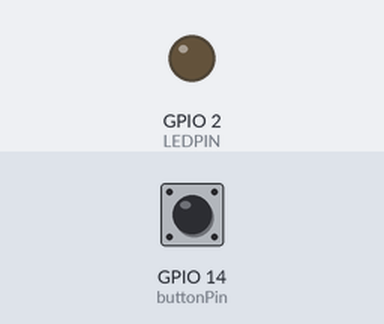
This sketch was run on a simulated ESP8266 (NodeMCU). On the bench: output pins drawn as LEDs (lit = HIGH). Inputs (shaded band) come from the test bench; at power-on: GPIO 14 (buttonPin) HIGH. WiFi joins after 1.5 s; servers stay silent unless stated; uploads are accepted with an empty reply; what the sketch prints to the serial monitor is not drawn.

Above: at 2.7 s.
2.8 s: GPIO 14 (buttonPin) pulled LOW for 0.15 s
At 3.55 s:
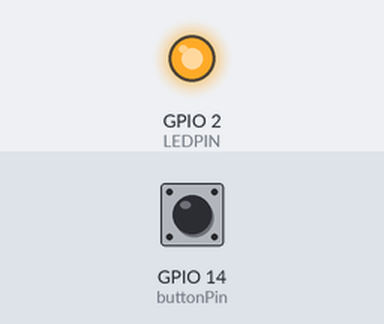
5.1 s: GPIO 14 (buttonPin) pulled LOW for 3.2 s
At 9.0 s:
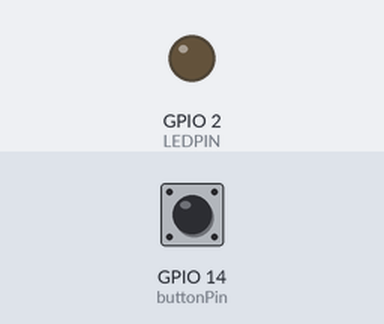
Timing chart, 0 to 10.5 s (numbered marks = the images above; inputs shaded):
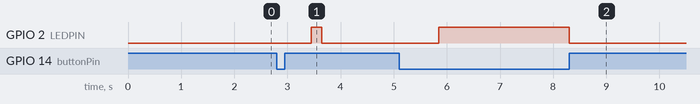

The sketch:

LANSwitch.ino
```cpp
/*
 * Send a HTTP POST to a server on the LAN when a switch is pressed
 */
#include <ESP8266WiFi.h>
#include <ESP8266HTTPClient.h>

//wifi setup
const char* ssid = "YOURSSID";
const char* password = "PASSWORD";

// not actually used - currently hard coded in the POST - feel free to improve
// find/replace "YOURHOSTIP" and "LIGHT_NAME" for your own purposes
const char* host = "YOURHOSTIP";
const uint16_t port = 7990;
const char* path = "/lights";
String light = "LIGHT_NAME";

// set the pin your button is attached to
#define buttonPin 14

boolean buttonState = LOW;
unsigned long onTime;
#define LEDPIN LED_BUILTIN

void setup() {
  Serial.begin(115200);
  pinMode( LEDPIN, OUTPUT );
  delay(10);

  pinMode(buttonPin, INPUT_PULLUP);

  Serial.print("Connecting to ");
  Serial.println(ssid);
  IPAddress ip(192, 168, 1, 210); //this device IP
  IPAddress gateway(192, 168, 1, 1);
  IPAddress subnet(255, 255, 255, 0);
  WiFi.config(ip, gateway, subnet);
  WiFi.mode(WIFI_STA);
  WiFi.begin(ssid, password);

  while (WiFi.status() != WL_CONNECTED) {
    delay(500);
    Serial.print(".");
  }
  Serial.println("");
  Serial.println("WiFi connected");

  // Print the IP address
  Serial.println(WiFi.localIP());

}

void loop() {
  // read the state of the pushbutton value:
  int b = checkButton();
  buttonState = digitalRead(buttonPin);

  // check if the pushbutton is pressed. If it is, the buttonState is HIGH:
  if (b == 0) {
    digitalWrite(LEDPIN, LOW);
  }
  if (b == 1) lightToggle();
  if (b == 2) lightFull();
  while (b == 3) {
    Serial.println(b);
    b = lightDim();
  }
  // turn LED off:

  if (b != 0) {
    Serial.println(b);
  }
}

void lightToggle() {
  digitalWrite(LEDPIN, HIGH);
  HTTPClient http;

  http.begin("http://YOURHOSTIP:7990/lights");
  http.addHeader("Content-Type", "application/x-www-form-urlencoded");
  int httpCode = http.POST("light=LIGHT_NAME");
  String payload = http.getString();

  Serial.println(httpCode);
  Serial.println(payload);

}

void lightFull() {
  digitalWrite(LEDPIN, HIGH);
  HTTPClient http;

  http.begin("http://YOURHOSTIP:7990/lights");
  http.addHeader("Content-Type", "application/x-www-form-urlencoded");
  int httpCode = http.POST("light=LIGHT_NAME&level=full");
  String payload = http.getString();

  Serial.println(httpCode);
  Serial.println(payload);

}

int lightDim() {
  int retVal;
  onTime = millis();
  digitalWrite(LEDPIN, HIGH);
  buttonState = digitalRead(buttonPin);

  if (buttonState == HIGH) {
    retVal = 0;
  } else {
    retVal = 3;
    HTTPClient http;

    http.begin("http://YOURHOSTIP:7990/lights");
    http.addHeader("Content-Type", "application/x-www-form-urlencoded");
    if (onTime % 700 == 0) {
      int httpCode = http.POST("light=LIGHT_NAME&dim=true");
      String payload = http.getString();

      Serial.println(httpCode);
      Serial.println(payload);
    }
  }
  return retVal;
}
```

checkButton.ino
```cpp
//=================================================
//  MULTI-CLICK:  One Button, Multiple Events
// from: http://forum.arduino.cc/index.php?topic=14479.0

// Button timing variables
int debounce = 20;          // ms debounce period to prevent flickering when pressing or releasing the button
int DCgap = 500;            // max ms between clicks for a double click event
int holdTime = 750;        // ms hold period: how long to wait for press+hold event
int longHoldTime = 20000;    // ms long hold period: how long to wait for press+hold event

// Button variables
boolean buttonVal = HIGH;   // value read from button
boolean buttonLast = HIGH;  // buffered value of the button's previous state
boolean DCwaiting = false;  // whether we're waiting for a double click (down)
boolean DConUp = false;     // whether to register a double click on next release, or whether to wait and click
boolean singleOK = true;    // whether it's OK to do a single click
long downTime = -1;         // time the button was pressed down
long upTime = -1;           // time the button was released
boolean ignoreUp = false;   // whether to ignore the button release because the click+hold was triggered
boolean waitForUp = false;        // when held, whether to wait for the up event
boolean holdEventPast = false;    // whether or not the hold event happened already
boolean longHoldEventPast = false;// whether or not the long hold event happened already

int checkButton() {
   int event = 0;
   buttonVal = digitalRead(buttonPin);
   // Button pressed down
   if (buttonVal == LOW && buttonLast == HIGH && (millis() - upTime) > debounce)
   {
       downTime = millis();
       ignoreUp = false;
       waitForUp = false;
       singleOK = true;
       holdEventPast = false;
       longHoldEventPast = false;
       if ((millis()-upTime) < DCgap && DConUp == false && DCwaiting == true)  DConUp = true;
       else  DConUp = false;
       DCwaiting = false;
   }
   // Button released
   else if (buttonVal == HIGH && buttonLast == LOW && (millis() - downTime) > debounce)
   {
       if (not ignoreUp)
       {
           upTime = millis();
           if (DConUp == false) DCwaiting = true;
           else
           {
               event = 2;
               DConUp = false;
               DCwaiting = false;
               singleOK = false;
           }
       }
   }
   // Test for normal click event: DCgap expired
   if ( buttonVal == HIGH && (millis()-upTime) >= DCgap && DCwaiting == true && DConUp == false && singleOK == true && event != 2)
   {
       event = 1;
       DCwaiting = false;
   }
   // Test for hold
   if (buttonVal == LOW && (millis() - downTime) >= holdTime) {
       // Trigger "normal" hold
       if (not holdEventPast)
       {
           event = 3;
           waitForUp = true;
           ignoreUp = true;
           DConUp = false;
           DCwaiting = false;
           //downTime = millis();
           holdEventPast = true;
       }
       // Trigger "long" hold
       if ((millis() - downTime) >= longHoldTime)
       {
           if (not longHoldEventPast)
           {
               event = 4;
               longHoldEventPast = true;
           }
       }
   }
   buttonLast = buttonVal;
   return event;
}
```

Measured:
- after the input at 2.8 s, GPIO 2 (LEDPIN): LOW → HIGH after 0.65 s, → LOW 0.20 s later
- after the input at 5.1 s, GPIO 2 (LEDPIN): LOW → HIGH after 0.75 s, → LOW 2.4 s later
